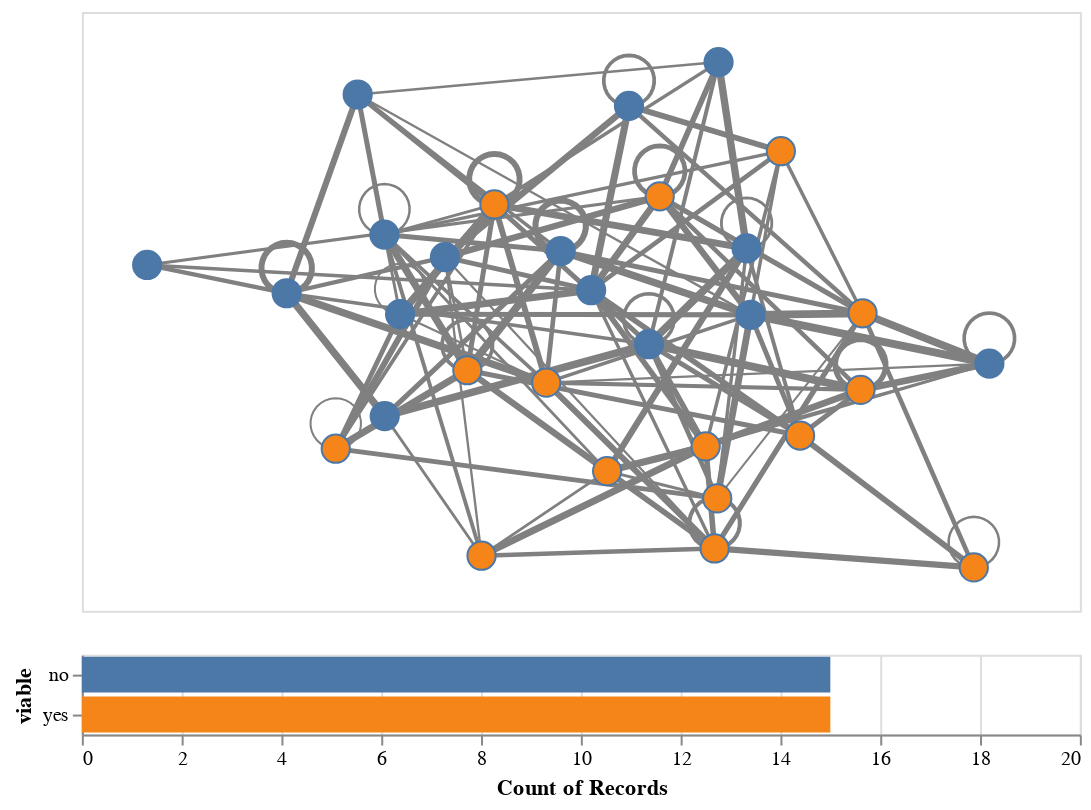

This figure's notebook cell:
### Code cell
# Get the node layer
#   The possible layers are [edges, arrows, nodes, labels], in this order,
#   but arrows are present only if G is directed and labels only if node_label is not None.
nodes = chart.layer[-1] # Assuming no labels; fine with both directed and undirected G

# Build a brush
brush = alt.selection_interval(encodings = ['x', 'y'])
colour = alt.Color('viable:N', legend = None)

# Condition nodes based on brush
nodes = nodes.encode(
    fill = alt.condition(brush, colour, alt.value('gray')),
).add_params(brush)

# Create a bar graph to show highlighted nodes
bars = alt.Chart(nodes.data).mark_bar().encode(
    x = alt.X('count()').scale(domain = (0, 20)),
    y = 'viable',
    color = 'viable',
).transform_filter(brush)

# Recombine layers, copy size and axes' ranges, and combine vertically with bars
edges = chart.layer[0] + chart.layer[1] if G.is_directed() else chart.layer[0] # include arrows if present
graph_chart = anx.copy_size_and_axes(chart, edges + nodes) # maintain the original aspect ratio
graph_chart & bars.properties(width = graph_chart.width) # match widths and stack vertically

### Figure 1 — Vega-Lite specification as saved in the notebook (floating-point values rounded to 4 significant figures; data arrays with more than 128 entries replaced by an {"elided": "..."} marker saying what was removed)
{"config": {"view": {"continuousWidth": 300, "continuousHeight": 300}}, "vconcat": [{"layer": [{"data": {"name": "data-f3ac9d878ee8c578226a80258131b655"}, "mark": {"type": "line", "color": "grey", "opacity": 1.0, "point": {"opacity": 0, "size": 400}}, "encoding": {"detail": {"field": "edge", "type": "quantitative"}, "order": {"field": "order", "type": "quantitative"}, "strokeWidth": {"field": "weight", "legend": null, "type": "quantitative"}, "x": {"axis": null, "field": "x", "type": "quantitative"}, "y": {"axis": null, "field": "y", "type": "quantitative"}}}, {"data": {"name": "data-143f0bc39300227429b12889dabfdeac"}, "mark": {"type": "point", "opacity": 1.0, "shape": "circle", "size": 200, "strokeWidth": 1.0}, "encoding": {"fill": {"condition": {"param": "param_3", "field": "viable", "legend": null, "type": "nominal"}, "value": "gray"}, "tooltip": [{"field": "importance", "type": "quantitative"}, {"field": "name", "type": "quantitative"}, {"field": "viable", "type": "nominal"}], "x": {"axis": null, "field": "x", "type": "quantitative"}, "y": {"axis": null, "field": "y", "type": "quantitative"}}, "name": "view_3"}], "encoding": {"x": {"scale": {"domain": [-0.1293, 1.846]}}, "y": {"scale": {"domain": [-0.08582, 1.099]}}}, "height": 300.0, "width": 500.0}, {"data": {"name": "data-143f0bc39300227429b12889dabfdeac"}, "mark": {"type": "bar"}, "encoding": {"color": {"field": "viable", "type": "nominal"}, "x": {"aggregate": "count", "scale": {"domain": [0, 20]}, "type": "quantitative"}, "y": {"field": "viable", "type": "nominal"}}, "transform": [{"filter": {"param": "param_3"}}], "width": 500.0}], "params": [{"name": "param_3", "select": {"type": "interval", "encodings": ["x", "y"]}, "views": ["view_3"]}], "$schema": "https://vega.github.io/schema/vega-lite/v5.20.1.json", "datasets": {"data-f3ac9d878ee8c578226a80258131b655": {"elided": "771 records"}, "data-143f0bc39300227429b12889dabfdeac": [{"node": 0, "x": 0.0, "y": 0.5985, "importance": 0.7678, "name": 91, "viable": "no"}, {"node": 1, "x": 0.7897, "y": 0.3656, "importance": -0.07218, "name": 980, "viable": "yes"}, {"node": 2, "x": 1.194, "y": 0.4998, "importance": 0.8217, "name": 391, "viable": "no"}, {"node": 3, "x": 0.6617, "y": 0.02318, "importance": -0.1198, "name": 874, "viable": "yes"}, {"node": 4, "x": 1.412, "y": 0.3513, "importance": 0.2537, "name": 989, "viable": "yes"}, {"node": 5, "x": 1.636, "y": 0.0, "importance": 0.1435, "name": 494, "viable": "yes"}, {"node": 6, "x": 1.014, "y": 0.7344, "importance": 0.9536, "name": 424, "viable": "yes"}, {"node": 7, "x": 0.9102, "y": 0.1906, "importance": 1.254, "name": 20, "viable": "yes"}, {"node": 8, "x": 0.3732, "y": 0.2349, "importance": 0.4461, "name": 674, "viable": "yes"}, {"node": 9, "x": 1.186, "y": 0.6313, "importance": 0.299, "name": 208, "viable": "no"}, {"node": 10, "x": 1.416, "y": 0.5029, "importance": -1.285, "name": 467, "viable": "yes"}, {"node": 11, "x": 0.5893, "y": 0.6139, "importance": -0.544, "name": 523, "viable": "no"}, {"node": 12, "x": 0.993, "y": 0.4417, "importance": 0.2919, "name": 587, "viable": "no"}, {"node": 13, "x": 1.131, "y": 1.0, "importance": -0.1775, "name": 67, "viable": "no"}, {"node": 14, "x": 1.105, "y": 0.2395, "importance": -1.522, "name": 369, "viable": "yes"}, {"node": 15, "x": 1.128, "y": 0.1366, "importance": 0.1069, "name": 266, "viable": "yes"}, {"node": 16, "x": 0.4166, "y": 0.9359, "importance": -1.393, "name": 371, "viable": "no"}, {"node": 17, "x": 0.8183, "y": 0.6261, "importance": 0.6425, "name": 868, "viable": "no"}, {"node": 18, "x": 0.4694, "y": 0.6587, "importance": 0.1119, "name": 373, "viable": "no"}, {"node": 19, "x": 0.6871, "y": 0.7182, "importance": -1.2, "name": 54, "viable": "yes"}, {"node": 20, "x": 1.254, "y": 0.8236, "importance": 1.368, "name": 391, "viable": "yes"}, {"node": 21, "x": 0.2761, "y": 0.5425, "importance": 0.5646, "name": 111, "viable": "no"}, {"node": 22, "x": 0.6335, "y": 0.3902, "importance": 1.092, "name": 905, "viable": "yes"}, {"node": 23, "x": 0.9535, "y": 0.9134, "importance": 0.1008, "name": 611, "viable": "no"}, {"node": 24, "x": 0.5005, "y": 0.5011, "importance": -0.1818, "name": 44, "viable": "no"}, {"node": 25, "x": 1.123, "y": 0.03753, "importance": 0.6934, "name": 819, "viable": "yes"}, {"node": 26, "x": 1.667, "y": 0.4034, "importance": 0.7043, "name": 690, "viable": "no"}, {"node": 27, "x": 0.4701, "y": 0.2994, "importance": 0.9712, "name": 780, "viable": "no"}, {"node": 28, "x": 0.8786, "y": 0.5486, "importance": -0.9454, "name": 693, "viable": "no"}, {"node": 29, "x": 1.292, "y": 0.2609, "importance": 1.591, "name": 398, "viable": "yes"}]}}
